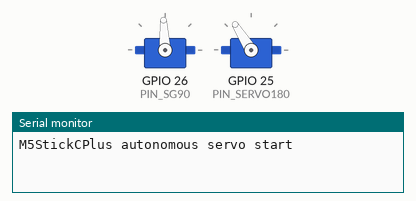
This sketch was run on a simulated ESP32. Shown: 2 × servo, the last lines printed to the serial monitor.

Above: at 0.55 s.
At 2.25 s:
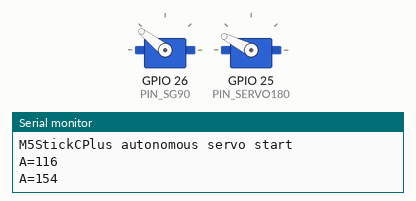
At 4.0 s:
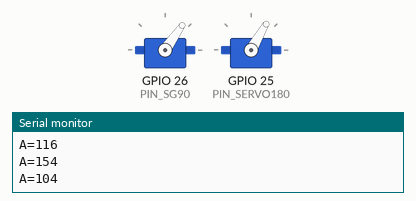
At 7.45 s:
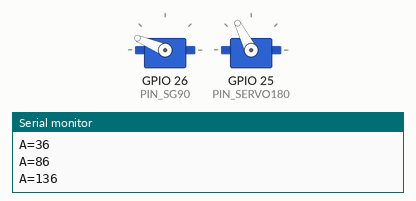
Timing chart, 0 to 9.6 s (numbered marks = the images above):
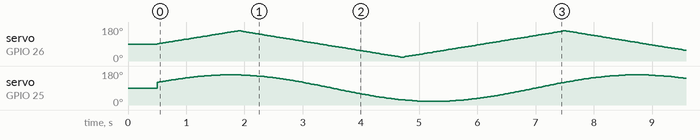

The sketch:

m5stickcplus_servo_autorun.ino
```cpp
#include <ESP32Servo.h>

// Wiring (as requested)
static const int PIN_SG90 = 26;      // SG90 servo
static const int PIN_SERVO180 = 25;  // M5STACK 180° servo

Servo servoA;
Servo servoB;

// Motion profile
int aPos = 90;
int aDir = 1;
unsigned long lastStepA = 0;
unsigned long lastStepB = 0;

void setup() {
  Serial.begin(115200);
  delay(500);
  Serial.println("M5StickCPlus autonomous servo start");

  // 50Hz servo period
  servoA.setPeriodHertz(50);
  servoB.setPeriodHertz(50);

  // Pulse ranges can be tuned per-servo
  // SG90 typical 500-2400us
  servoA.attach(PIN_SG90, 500, 2400);
  // 180 servo often similar but slightly narrower can reduce jitter
  servoB.attach(PIN_SERVO180, 500, 2400);

  servoA.write(90);
  servoB.write(90);
}

void loop() {
  unsigned long now = millis();

  // Servo A (G26 / SG90): responsive sweep 20..160
  if (now - lastStepA >= 20) {
    lastStepA = now;
    aPos += aDir;
    if (aPos >= 160) { aPos = 160; aDir = -1; }
    if (aPos <= 20)  { aPos = 20;  aDir = +1; }
    servoA.write(aPos);
  }

  // Servo B (G25 / 180deg): slower sinusoid-like motion
  if (now - lastStepB >= 30) {
    lastStepB = now;
    float t = now / 1000.0f;
    // 90 +/- 70
    int bPos = (int)(90 + 70 * sinf(t * 0.9f));
    if (bPos < 20) bPos = 20;
    if (bPos > 160) bPos = 160;
    servoB.write(bPos);
  }

  // Telemetry every ~1s
  static unsigned long lastPrint = 0;
  if (now - lastPrint > 1000) {
    lastPrint = now;
    Serial.printf("A=%d\n", aPos);
  }
}
```
